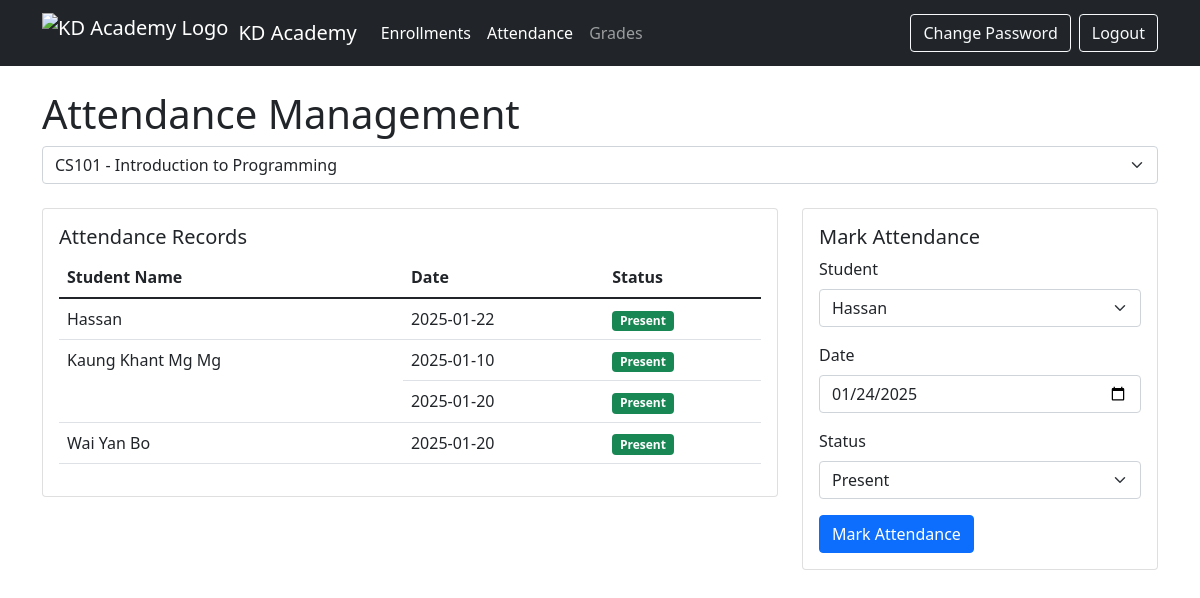
The page /attendance.php?course_id=3 (signed in) on the database its author committed.
### tables this page shows
CREATE TABLE `attendance` (
  `id` int(11) NOT NULL,
  `student_id` int(11) DEFAULT NULL,
  `course_id` int(11) DEFAULT NULL,
  `course_name` varchar(100) NOT NULL,
  `date` date NOT NULL,
  `status` enum('present','absent','late') NOT NULL
);

### attendance.php (the view, shortened to what this page needs)
<?php
require_once 'config.php';
try {
    $stmt = $conn->prepare("
        SELECT id, course_name, course_code
        FROM courses
        WHERE teacher_id = ?
    ");
    $stmt->execute([$_SESSION['user_id']]);
    $courses = $stmt->fetchAll();
    $selected_course = $_GET['course_id'] ?? ($courses[0]['id'] ?? null);
    if ($selected_course) {
        $stmt = $conn->prepare("
            SELECT u.id, u.full_name,
                   a.status as attendance_status,
                   a.date as attendance_date
            FROM users u
            JOIN enrollments e ON u.id = e.student_id
            LEFT JOIN attendance a ON u.id = a.student_id
                AND a.course_id = ?
            WHERE e.course_id = ?
            AND e.status = 'approved'
            ORDER BY u.full_name ASC, a.date ASC
        ");
        $stmt->execute([$selected_course, $selected_course]);
        $results = $stmt->fetchAll();
        $students = [];
        foreach ($results as $row) {
            if (!isset($students[$row['id']])) {
                $students[$row['id']] = [
                    'id' => $row['id'],
                    'full_name' => $row['full_name'],
                    'attendance' => []
                ];
            }
            if ($row['attendance_date']) {
                $students[$row['id']]['attendance'][] = [
                    'date' => $row['attendance_date'],
                    'status' => $row['attendance_status']
                ];
            }
        }
        $stmt = $conn->prepare("
            SELECT u.id, u.full_name
            FROM users u
            JOIN enrollments e ON u.id = e.student_id
            WHERE e.course_id = ?
            AND e.status = 'approved'
            ORDER BY u.full_name
        ");
        $stmt->execute([$selected_course]);
        $student_list = $stmt->fetchAll();
    }
} catch(PDOException $e) {
    $error = "Error: " . $e->getMessage();
}
?>
<!DOCTYPE html>
<html lang="en">
<head>
    <link href="https://cdn.jsdelivr.net/npm/bootstrap@5.1.3/dist/css/bootstrap.min.css" rel="stylesheet">
</head>
<body>
    <nav class="navbar navbar-expand-lg navbar-dark bg-dark">
        <div class="container">
            <a class="navbar-brand d-flex align-items-center" href="index.php">
                <img src="images/logo.png" alt="KD Academy Logo">
                KD Academy
            </a>
            <div class="collapse navbar-collapse">
                <ul class="navbar-nav me-auto">
                    <li class="nav-item">
                        <a class="nav-link active" href="manage_enrollments.php">Enrollments</a>
                    </li>
                    <li class="nav-item">
                        <a class="nav-link active" href="attendance.php">Attendance</a>
                    </li>
                    <li class="nav-item">
                        <a class="nav-link" href="grades.php">Grades</a>
                    </li>
                </ul>
                <div class="d-flex">
                    <a href="change_password.php" class="btn btn-outline-light me-2">Change Password</a>
                    <a href="logout.php" class="btn btn-outline-light">Logout</a>
                </div>
            </div>
        </div>
    </nav>
    <div class="container mt-4">
        <h1>Attendance Management</h1>
        <?php if (empty($courses)): ?>
            <div class="alert alert-info">You are not assigned to any courses.</div>
        <?php else: ?>
            <div class="row mb-4">
                <div class="col">
                    <form method="GET" class="d-flex gap-2">
                        <select name="course_id" class="form-select" onchange="this.form.submit()">
                            <?php foreach ($courses as $course): ?>
                                <option value="<?php echo $course['id']; ?>"
                                    <?php echo $selected_course == $course['id'] ? 'selected' : ''; ?>>
                                    <?php echo htmlspecialchars($course['course_code'] . ' - ' . $course['course_name']); ?>
                                </option>
                            <?php endforeach; ?>
                        </select>
                    </form>
                </div>
            </div>
            <?php if (!empty($students)): ?>
                <div class="row">
                    <div class="col-md-8">
                        <div class="card mb-4">
                            <div class="card-body">
                                <h5 class="card-title">Attendance Records</h5>
                                <div class="table-responsive">
                                    <table class="table">
                                        <thead>
                                            <tr>
                                                <th>Student Name</th>
                                                <th>Date</th>
                                                <th>Status</th>
                                            </tr>
                                        </thead>
                                        <tbody>
                                            <?php foreach ($students as $student): ?>
                                                <?php if (empty($student['attendance'])): ?>
                                                    <tr>
                                                        <td><?php echo htmlspecialchars($student['full_name']); ?></td>
                                                        <td colspan="2">No attendance records</td>
                                                    </tr>
                                                <?php else: ?>
                                                    <?php foreach ($student['attendance'] as $index => $record): ?>
                                                        <tr>
                                                            <?php if ($index === 0): ?>
                                                                <td rowspan="<?php echo count($student['attendance']); ?>">
                                                                    <?php echo htmlspecialchars($student['full_name']); ?>
                                                                </td>
                                                            <?php endif; ?>
                                                            <td><?php echo date('Y-m-d', strtotime($record['date'])); ?></td>
                                                            <td>
                                                                <span class="badge bg-<?php
                                                                    echo $record['status'] === 'present' ? 'success' :
                                                                        ($record['status'] === 'late' ? 'warning' : 'danger');
                                                                ?>">
                                                                    <?php echo ucfirst($record['status']); ?>
                                                                </span>
                                                            </td>
                                                        </tr>
                                                    <?php endforeach; ?>
                                                <?php endif; ?>
                                            <?php endforeach; ?>
                                        </tbody>
                                    </table>
                                </div>
                            </div>
                        </div>
                    </div>
                    <div class="col-md-4">
                        <div class="card">
                            <div class="card-body">
                                <h5 class="card-title">Mark Attendance</h5>
                                <form method="POST">
                                    <div class="mb-3">
                                        <label for="student" class="form-label">Student</label>
                                        <select name="student_id" id="student" class="form-select" required>
                                            <?php foreach ($student_list as $student): ?>
                                                <option value="<?php echo $student['id']; ?>">
                                                    <?php echo htmlspecialchars($student['full_name']); ?>
                                                </option>
                                            <?php endforeach; ?>
                                        </select>
                                    </div>
                                    <div class="mb-3">
                                        <label for="date" class="form-label">Date</label>
                                        <input type="date" class="form-control" id="date" name="date"
                                               value="<?php echo date('Y-m-d'); ?>" required>
                                    </div>
                                    <div class="mb-3">
                                        <label for="status" class="form-label">Status</label>
                                        <select name="status" id="status" class="form-select" required>
                                            <option value="present">Present</option>
                                        </select>
                                    </div>
                                    <button type="submit" class="btn btn-primary">Mark Attendance</button>
                                </form>
                            </div>
                        </div>
                    </div>
                </div>
            <?php else: ?>
                <div class="alert alert-info">No students enrolled in this course.</div>
            <?php endif; ?>
        <?php endif; ?>
    </div>
</body>
</html>

### attendance.php (style rules this page uses)
.navbar-brand img { height: 40px; margin-right: 10px; }

### rows shown on the page
attendance: full_name "Hassan", date "2025-01-22", status "Present"
attendance: full_name "Kaung Khant Mg Mg", date "2025-01-10", status "Present"

### other values the page prints
date('Y-m-d', strtotime($record['date'])) "2025-01-20"
$record['status'] "Present"
$student['full_name'] "Wai Yan Bo"
form field course_id "CS101 - Introduction to Programming"
form field student_id "Hassan"
